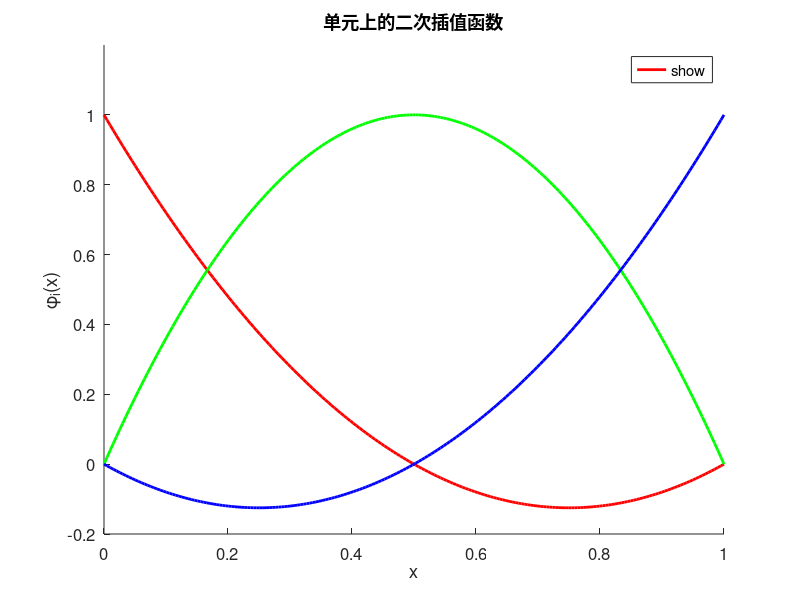

MATLAB code for this plot:
clear; clc;
h = 1;
x1 = 0;
x2 = h/2;  
x3 = h;   
x_fine = linspace(0, h, 200);
xi = x_fine / h;
phi1 = (1 - xi) .* (1 - 2*xi);
phi2 = 4 * xi .* (1 - xi);
phi3 = xi .* (2*xi - 1);
figure('Position', [100, 100, 600, 400]);
hold on;
plot(x_fine, phi1, 'r-', 'LineWidth', 2, 'DisplayName', '\phi_1');
plot(x_fine, phi2, 'g-', 'LineWidth', 2, 'DisplayName', '\phi_2');
plot(x_fine, phi3, 'b-', 'LineWidth', 2, 'DisplayName', '\phi_3');
% plot([x1, x2, x3], [0, 0, 0], 'ko', 'MarkerFaceColor', 'k', 'MarkerSize', 6);
legend('show', 'Location', 'best');
xlabel('x', 'FontSize', 12);
ylabel('\phi_i(x)', 'FontSize', 12);
title('单元上的二次插值函数', 'FontSize', 12);
ylim([-0.2, 1.2]);
set(gca,'FontSize',12);  
hold off;
set(gca,'LooseInset',get(gca,'TightInset'));
% 导出为无白边PDF
exportgraphics(gcf,'jihanshu-two.png','Resolution',300);
